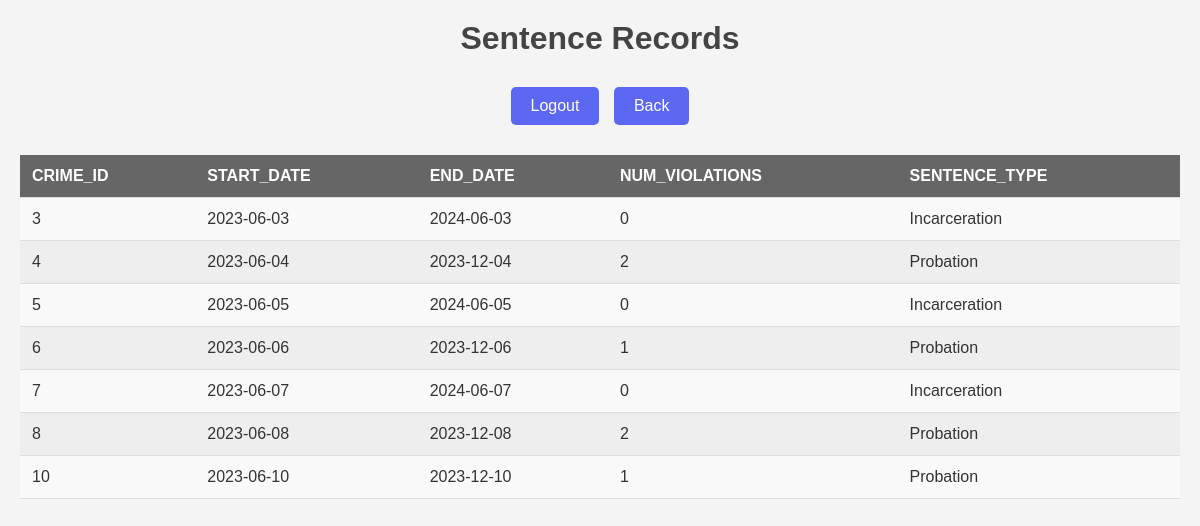
Screenshot of /sentance.php with the database file from the repository.
### tables this page shows
CREATE TABLE `sentence` (
  `crime_id` int(11) DEFAULT NULL,
  `start_date` date DEFAULT NULL,
  `end_date` date DEFAULT NULL,
  `num_violations` int(11) DEFAULT NULL,
  `sentence_type` varchar(50) DEFAULT NULL
);

### sentance.php (the view, shortened to what this page needs)
<!DOCTYPE html>
<html lang="en">
<head>
    <link rel="stylesheet" href="static/css/style.css">
</head>
<body>
    <h1>Sentence Records</h1>
    <button onclick="location.href='logout.php';">Logout</button>
    <button onclick="location.href='welcome.php';">Back</button>
    <?php
    include 'database.php';
    $sql = 'SELECT * FROM sentence';
    $stmt = $pdo->query($sql);
    echo "<table>";
    $row = $stmt->fetch(PDO::FETCH_ASSOC);
    echo "<tr>";
    foreach ($row as $key => $value) {
        echo "<th>$key</th>";
    }
    echo "</tr>";
    do {
        echo "<tr>";
        foreach ($row as $value) {
            echo "<td>$value</td>";
        }
        echo "</tr>";
    } while ($row = $stmt->fetch(PDO::FETCH_ASSOC));
    echo "</table>";
    ?>
</body>
</html>

### static/css/style.css (style rules this page uses)
body { font-family: 'Arial', sans-serif; background-color: #f4f4f4; color: #333; margin: 0; padding: 20px; text-align: center; }
h1, h2 { color: #444; margin: 0 0 20px 0; }
button { background-color: #5c67f2; color: white; border: none; padding: 10px 20px; margin: 10px 5px; border-radius: 5px; cursor: pointer; font-size: 16px; transition: background-color 0.3s ease; }
table { width: 100%; margin: 20px 0; border-collapse: collapse; }
th, td { padding: 12px; text-align: left; border-bottom: 1px solid #ddd; }
th { background-color: #666; color: white; text-transform: uppercase; }
tr:nth-child(even) { background-color: #f9f9f9; }
tr:nth-child(odd) { background-color: #eee; }

### rows the page displays
sentence: crime_id "3", start_date "2023-06-03", end_date "2024-06-03", num_violations "0", sentence_type "Incarceration"
sentence: crime_id "4", start_date "2023-06-04", end_date "2023-12-04", num_violations "2", sentence_type "Probation"
sentence: crime_id "5", start_date "2023-06-05", end_date "2024-06-05", num_violations "0", sentence_type "Incarceration"
sentence: crime_id "6", start_date "2023-06-06", end_date "2023-12-06", num_violations "1", sentence_type "Probation"
sentence: crime_id "7", start_date "2023-06-07", end_date "2024-06-07", num_violations "0", sentence_type "Incarceration"
sentence: crime_id "8", start_date "2023-06-08", end_date "2023-12-08", num_violations "2", sentence_type "Probation"
sentence: crime_id "10", start_date "2023-06-10", end_date "2023-12-10", num_violations "1", sentence_type "Probation"

### other values shown
$key "CRIME_ID"
$key "START_DATE"
$key "END_DATE"
$key "NUM_VIOLATIONS"
$key "SENTENCE_TYPE"
